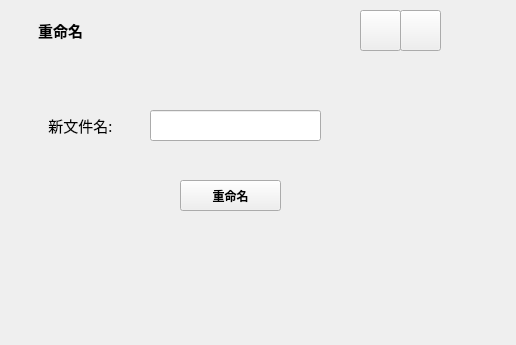
<?xml version="1.0" encoding="UTF-8"?>
<ui version="4.0">
 <class>RenameWindow</class>
 <widget class="QMainWindow" name="RenameWindow">
  <property name="geometry">
   <rect>
    <x>0</x>
    <y>0</y>
    <width>516</width>
    <height>345</height>
   </rect>
  </property>
  <property name="windowTitle">
   <string>文件重命名</string>
  </property>
  <widget class="QWidget" name="centralwidget">
   <widget class="QWidget" name="widget" native="true">
    <property name="geometry">
     <rect>
      <x>10</x>
      <y>50</y>
      <width>441</width>
      <height>181</height>
     </rect>
    </property>
    <widget class="QPushButton" name="pushButton_2">
     <property name="geometry">
      <rect>
       <x>170</x>
       <y>130</y>
       <width>101</width>
       <height>31</height>
      </rect>
     </property>
     <property name="font">
      <font>
       <family>幼圆</family>
       <pointsize>9</pointsize>
       <weight>75</weight>
       <bold>true</bold>
      </font>
     </property>
     <property name="text">
      <string>重命名</string>
     </property>
    </widget>
    <widget class="QLabel" name="label">
     <property name="geometry">
      <rect>
       <x>10</x>
       <y>60</y>
       <width>121</width>
       <height>31</height>
      </rect>
     </property>
     <property name="font">
      <font>
       <family>幼圆</family>
       <pointsize>11</pointsize>
      </font>
     </property>
     <property name="text">
      <string>新文件名:</string>
     </property>
     <property name="alignment">
      <set>Qt::AlignCenter</set>
     </property>
    </widget>
    <widget class="QLineEdit" name="lineEdit">
     <property name="geometry">
      <rect>
       <x>140</x>
       <y>60</y>
       <width>171</width>
       <height>31</height>
      </rect>
     </property>
    </widget>
    <widget class="QLabel" name="label_2">
     <property name="geometry">
      <rect>
       <x>330</x>
       <y>60</y>
       <width>61</width>
       <height>31</height>
      </rect>
     </property>
     <property name="font">
      <font>
       <family>Consolas</family>
       <pointsize>11</pointsize>
      </font>
     </property>
     <property name="text">
      <string/>
     </property>
     <property name="alignment">
      <set>Qt::AlignCenter</set>
     </property>
    </widget>
   </widget>
   <widget class="QWidget" name="widget_3" native="true">
    <property name="geometry">
     <rect>
      <x>10</x>
      <y>10</y>
      <width>441</width>
      <height>41</height>
     </rect>
    </property>
    <widget class="QPushButton" name="minButton">
     <property name="geometry">
      <rect>
       <x>350</x>
       <y>0</y>
       <width>41</width>
       <height>41</height>
      </rect>
     </property>
     <property name="text">
      <string/>
     </property>
    </widget>
    <widget class="QPushButton" name="closeButton">
     <property name="geometry">
      <rect>
       <x>390</x>
       <y>0</y>
       <width>41</width>
       <height>41</height>
      </rect>
     </property>
     <property name="text">
      <string/>
     </property>
    </widget>
    <widget class="QLabel" name="label_3">
     <property name="geometry">
      <rect>
       <x>0</x>
       <y>0</y>
       <width>101</width>
       <height>41</height>
      </rect>
     </property>
     <property name="font">
      <font>
       <family>幼圆</family>
       <pointsize>11</pointsize>
       <weight>75</weight>
       <bold>true</bold>
      </font>
     </property>
     <property name="text">
      <string>重命名</string>
     </property>
     <property name="alignment">
      <set>Qt::AlignCenter</set>
     </property>
    </widget>
   </widget>
  </widget>
 </widget>
 <resources/>
 <connections/>
</ui>
